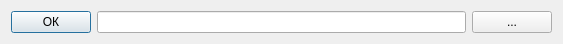
<?xml version="1.0" encoding="UTF-8"?>
<ui version="4.0">
 <class>Decompression</class>
 <widget class="QDialog" name="Decompression">
  <property name="geometry">
   <rect>
    <x>0</x>
    <y>0</y>
    <width>563</width>
    <height>43</height>
   </rect>
  </property>
  <property name="windowTitle">
   <string>Dialog</string>
  </property>
  <layout class="QVBoxLayout" name="verticalLayout">
   <item>
    <layout class="QHBoxLayout" name="horizontalLayout">
     <item>
      <widget class="QPushButton" name="decompress_btn">
       <property name="text">
        <string>ОК</string>
       </property>
      </widget>
     </item>
     <item>
      <widget class="QLineEdit" name="inputFile">
       <property name="text">
        <string/>
       </property>
      </widget>
     </item>
     <item>
      <widget class="QPushButton" name="browseButton">
       <property name="text">
        <string>...</string>
       </property>
      </widget>
     </item>
    </layout>
   </item>
  </layout>
 </widget>
 <resources/>
 <connections/>
</ui>
